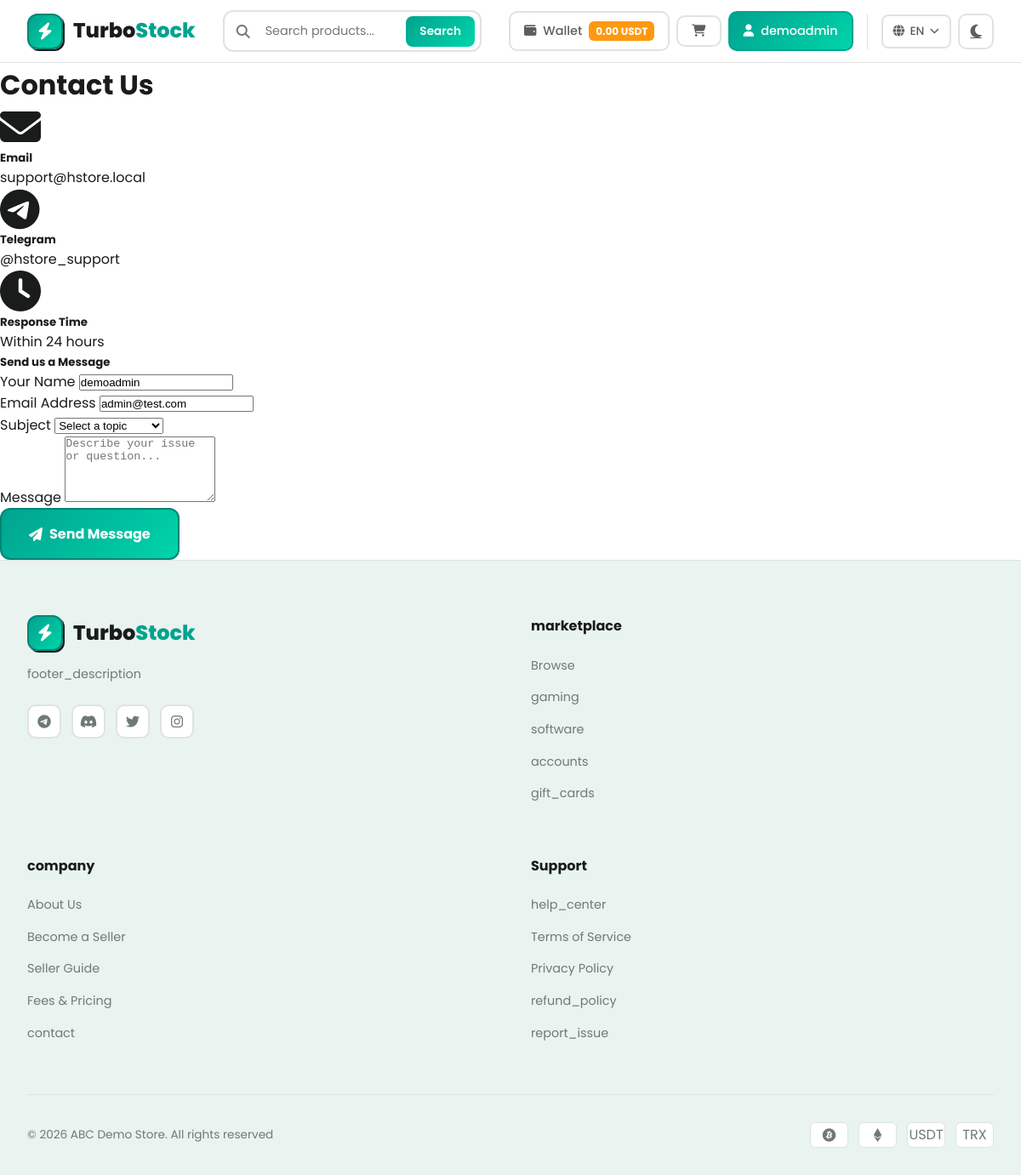
The app's page /contact.php (signed in) with its own data.
### tables this page shows
CREATE TABLE `wallets` (
  `id` int(10) UNSIGNED NOT NULL,
  `user_id` int(10) UNSIGNED NOT NULL,
  `balance` decimal(18,6) NOT NULL DEFAULT 0.000000,
  `pending_balance` decimal(18,6) NOT NULL DEFAULT 0.000000,
  `total_deposited` decimal(18,6) NOT NULL DEFAULT 0.000000,
  `total_withdrawn` decimal(18,6) NOT NULL DEFAULT 0.000000,
  `total_spent` decimal(18,6) NOT NULL DEFAULT 0.000000,
  `total_earned` decimal(18,6) NOT NULL DEFAULT 0.000000,
  `created_at` timestamp NOT NULL DEFAULT current_timestamp(),
  `updated_at` timestamp NOT NULL DEFAULT current_timestamp() ON UPDATE current_timestamp()
);

CREATE TABLE `users` (
  `id` int(10) UNSIGNED NOT NULL,
  `username` varchar(50) NOT NULL,
  `email` varchar(100) NOT NULL,
  `password` varchar(255) NOT NULL,
  `role` enum('admin','seller','buyer') NOT NULL DEFAULT 'buyer',
  `status` enum('active','suspended','banned') NOT NULL DEFAULT 'active',
  `avatar` varchar(255) DEFAULT NULL,
  `created_at` timestamp NOT NULL DEFAULT current_timestamp(),
  `updated_at` timestamp NOT NULL DEFAULT current_timestamp() ON UPDATE current_timestamp(),
  `last_login` timestamp NULL DEFAULT NULL
);

### includes/Language.php (called while the page is built, shortened)
<?php
class Language {
    private static $instance = null;
    private $lang = 'en';
    private $translations = [];
    public static function getInstance() {
        if (self::$instance === null) {
            self::$instance = new self();
        }
        return self::$instance;
    }
    private function detectLanguage() {
        $this->lang = 'en';
    }
    private function loadTranslations() {
        $langFile = BASE_PATH . '/lang/' . $this->lang . '.php';
        if (file_exists($langFile)) {
            $this->translations = require $langFile;
        } else {
            $this->translations = require BASE_PATH . '/lang/en.php';
        }
    }
    public function get($key, $default = null) {
        return $this->translations[$key] ?? $default ?? $key;
    }
    public function getCurrentLanguage() {
        return $this->lang;
    }
}
function __($key, $default = null) {
    return Language::getInstance()->get($key, $default);
}
function lang() {
    return Language::getInstance();
}

### includes/functions.php (called while the page is built, shortened)
<?php
function sanitize($input) {
    return htmlspecialchars(trim($input), ENT_QUOTES, 'UTF-8');
}
function isLoggedIn() {
    return isset($_SESSION['user_id']) && !empty($_SESSION['user_id']);
}
function getCurrentUserId() {
    return $_SESSION['user_id'] ?? null;
}
function getCurrentUser() {
    return db()->fetch("SELECT * FROM users WHERE id = ?", [getCurrentUserId()]);
}
function formatCurrency($amount, $decimals = 2) {
    return number_format((float)$amount, $decimals) . ' USDT';
}

### config/database.php (called while the page is built, shortened)
<?php
class Database {
    private static $instance = null;
    private $connection;
    private function __construct() {
        try {
            $dsn = "mysql:host=" . DB_HOST . ";dbname=" . DB_NAME . ";charset=" . DB_CHARSET;
            $options = [
                PDO::ATTR_ERRMODE => PDO::ERRMODE_EXCEPTION,
                PDO::ATTR_DEFAULT_FETCH_MODE => PDO::FETCH_ASSOC,
                PDO::ATTR_EMULATE_PREPARES => false,
                PDO::MYSQL_ATTR_INIT_COMMAND => "SET NAMES " . DB_CHARSET
            ];
            $this->connection = new PDO($dsn, DB_USER, DB_PASS, $options);
        } catch (PDOException $e) {
            error_log("Database Connection Error: " . $e->getMessage());
            die("Database connection failed. Please try again later.");
        }
    }
    public static function getInstance() {
        if (self::$instance === null) {
            self::$instance = new self();
        }
        return self::$instance;
    }
    public function query($sql, $params = []) {
        try {
            $stmt = $this->connection->prepare($sql);
            $stmt->execute($params);
            return $stmt;
        } catch (PDOException $e) {
            error_log("Query Error: " . $e->getMessage() . " | SQL: " . $sql);
            throw $e;
        }
    }
    public function fetch($sql, $params = []) {
        return $this->query($sql, $params)->fetch();
    }
}
function db() {
    return Database::getInstance();
}

### includes/TronAPI.php (called while the page is built, shortened)
<?php
function tronApi() {
    static $instance = null;
    if ($instance === null) {
        $instance = new TronAPI();
    }
    return $instance;
}

### includes/PaymentHandler.php (called while the page is built, shortened)
<?php
require_once __DIR__ . '/TronAPI.php';
class PaymentHandler {
    private $db;
    public function __construct() {
        $this->db = db();
    }
    public function getWallet($userId) {
        $wallet = $this->db->fetch("SELECT * FROM wallets WHERE user_id = ?", [$userId]);
        return $wallet;
    }
    public function getBalance($userId) {
        $wallet = $this->getWallet($userId);
        return (float) $wallet['balance'];
    }
}
function paymentHandler() {
    static $instance = null;
    if ($instance === null) {
        $instance = new PaymentHandler();
    }
    return $instance;
}

### contact.php (the view, shortened to what this page needs)
<?php
require_once INCLUDES_PATH . '/header.php';
?>
<div class="container py-5">
    <div class="row justify-content-center">
        <div class="col-lg-8">
            <h1 class="fw-bold mb-4">Contact Us</h1>
            <div class="row">
                <div class="col-md-4 mb-4">
                    <div class="card h-100">
                        <div class="card-body text-center">
                            <i class="fas fa-envelope fa-3x text-primary mb-3"></i>
                            <h5>Email</h5>
                            <p class="text-muted"><?= PLATFORM_EMAIL ?></p>
                        </div>
                    </div>
                </div>
                <div class="col-md-4 mb-4">
                    <div class="card h-100">
                        <div class="card-body text-center">
                            <i class="fab fa-telegram fa-3x text-primary mb-3"></i>
                            <h5>Telegram</h5>
                            <p class="text-muted">@hstore_support</p>
                        </div>
                    </div>
                </div>
                <div class="col-md-4 mb-4">
                    <div class="card h-100">
                        <div class="card-body text-center">
                            <i class="fas fa-clock fa-3x text-primary mb-3"></i>
                            <h5>Response Time</h5>
                            <p class="text-muted">Within 24 hours</p>
                        </div>
                    </div>
                </div>
            </div>
            <div class="card">
                <div class="card-header">
                    <h5 class="mb-0">Send us a Message</h5>
                </div>
                <div class="card-body">
                    <form method="POST" action="">
                        <div class="row">
                            <div class="col-md-6 mb-3">
                                <label class="form-label">Your Name</label>
                                <input type="text" class="form-control" name="name" required
                                       value="<?= isLoggedIn() ? sanitize(getCurrentUser()['username']) : '' ?>">
                            </div>
                            <div class="col-md-6 mb-3">
                                <label class="form-label">Email Address</label>
                                <input type="email" class="form-control" name="email" required
                                       value="<?= isLoggedIn() ? sanitize(getCurrentUser()['email']) : '' ?>">
                            </div>
                        </div>
                        <div class="mb-3">
                            <label class="form-label">Subject</label>
                            <select class="form-select" name="subject" required>
                                <option value="">Select a topic</option>
                            </select>
                        </div>
                        <div class="mb-3">
                            <label class="form-label">Message</label>
                            <textarea class="form-control" name="message" rows="5" required
                                      placeholder="Describe your issue or question..."></textarea>
                        </div>
                        <button type="submit" class="btn btn-primary">
                            <i class="fas fa-paper-plane me-2"></i>Send Message
                        </button>
                    </form>
                </div>
            </div>
        </div>
    </div>
</div>
<?php require_once INCLUDES_PATH . '/footer.php'; ?>

### includes/header.php (shortened to what this page needs)
<?php
$currentUser = getCurrentUser();
$bodyClass = $bodyClass ?? 'page-turbostock-source';
$themeClass = $themeClass ?? 'theme-light';
$isHomepage = $bodyClass === 'page-turbostock-source';
?>
<!DOCTYPE html>
<html lang="<?= lang()->getCurrentLanguage() ?>">
<head>
    <link rel="stylesheet" href="https://cdnjs.cloudflare.com/ajax/libs/font-awesome/6.4.2/css/all.min.css">
    <link rel="stylesheet" href="<?= ASSETS_URL ?>/css/style-new-design.css">
</head>
<body class="<?= $bodyClass ?> <?= $themeClass ?>">
    <nav class="navbar">
        <div class="navbar-container">
            <a href="<?= BASE_URL ?>" class="navbar-brand">
                <div class="brand-icon">
                    <i class="fas fa-bolt"></i>
                </div>
                <span class="brand-text">Turbo<span>Stock</span></span>
            </a>
            <div class="navbar-search">
                <div class="search-wrapper">
                    <i class="fas fa-search search-icon"></i>
                    <input type="text" class="search-input" placeholder="<?= __('search_placeholder') ?? 'Search products...' ?>" id="searchInput">
                    <button class="search-btn" onclick="doSearch()"><?= __('search') ?? 'Search' ?></button>
                </div>
            </div>
            <div class="navbar-actions">
                <?php if (isLoggedIn()): ?>
                    <a href="<?= BASE_URL ?>/wallet.php" class="nav-btn">
                        <i class="fas fa-wallet"></i>
                        <span><?= __('wallet') ?? 'Wallet' ?></span>
                        <span class="wallet-badge"><?= formatCurrency(paymentHandler()->getBalance(getCurrentUserId())) ?></span>
                    </a>
                    <a href="<?= BASE_URL ?>/orders.php" class="nav-btn">
                        <i class="fas fa-shopping-cart"></i>
                    </a>
                    <a href="<?= BASE_URL ?>/profile.php" class="nav-btn primary">
                        <i class="fas fa-user"></i>
                        <span><?= sanitize($currentUser['username']) ?></span>
                    </a>
                <?php endif; ?>
                <div class="nav-extras">
                    <?php if ($isHomepage): ?>
                        <div class="lang-selector">
                            <button class="lang-btn" onclick="toggleLangDropdown()">
                                <i class="fas fa-globe"></i>
                                <?= strtoupper(lang()->getCurrentLanguage()) ?>
                                <i class="fas fa-chevron-down lang-chevron"></i>
                            </button>
                        </div>
                    <?php endif; ?>
                    <a href="#" class="theme-toggle" title="<?= __('switch_theme') ?? 'Switch Theme' ?>" onclick="toggleTheme(event)">
                        <i class="fas fa-moon"></i>
                    </a>
                </div>
            </div>
        </div>
    </nav>

### records on screen
wallets: balance "0.00 USDT"
users: username "demoadmin", name "demoadmin", email "admin@test.com"

### other values on screen
__('search') "Search"
__('wallet') "Wallet"
lang()->getCurrentLanguage() "EN"
PLATFORM_EMAIL "support@hstore.local"
__('footer_description') "footer_description"
__('marketplace') "marketplace"
__('browse') "Browse"
__('gaming') "gaming"
__('software') "software"
__('accounts') "accounts"
__('gift_cards') "gift_cards"
__('company') "company"
__('about_us') "About Us"
__('become_seller') "Become a Seller"
__('seller_guide') "Seller Guide"
